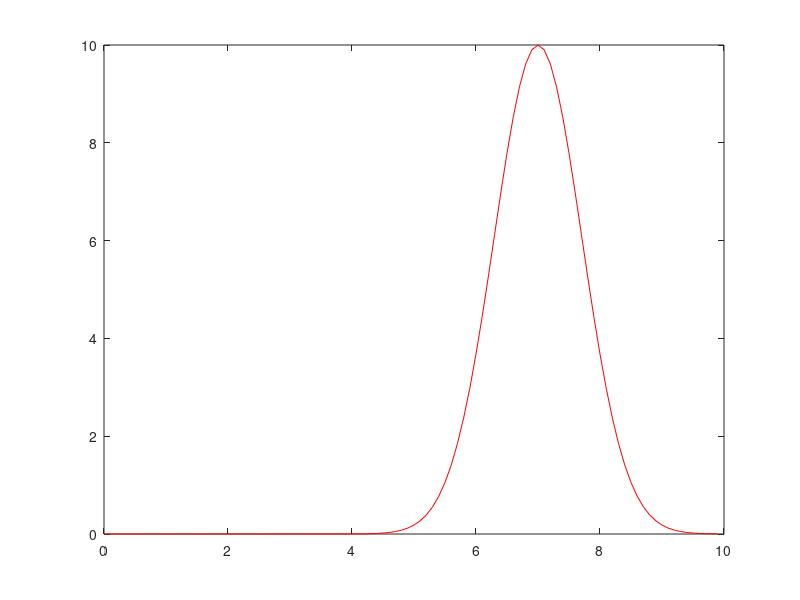
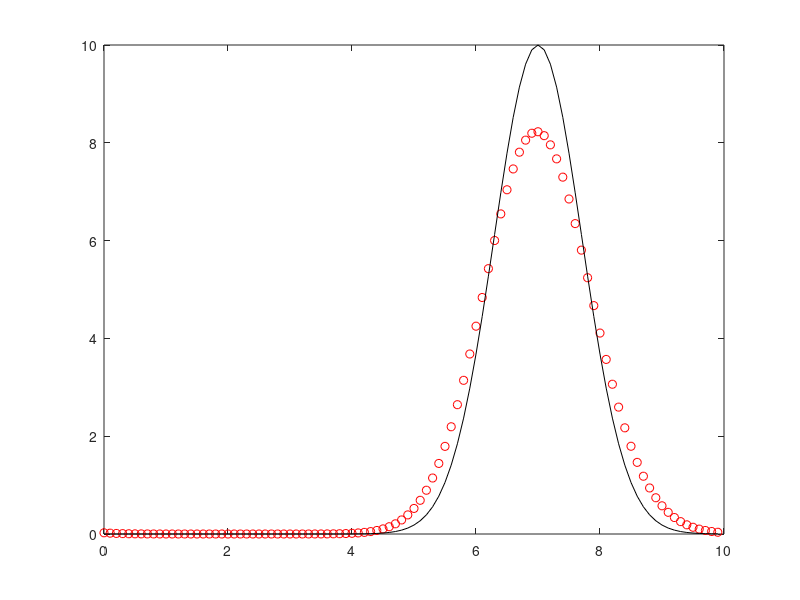
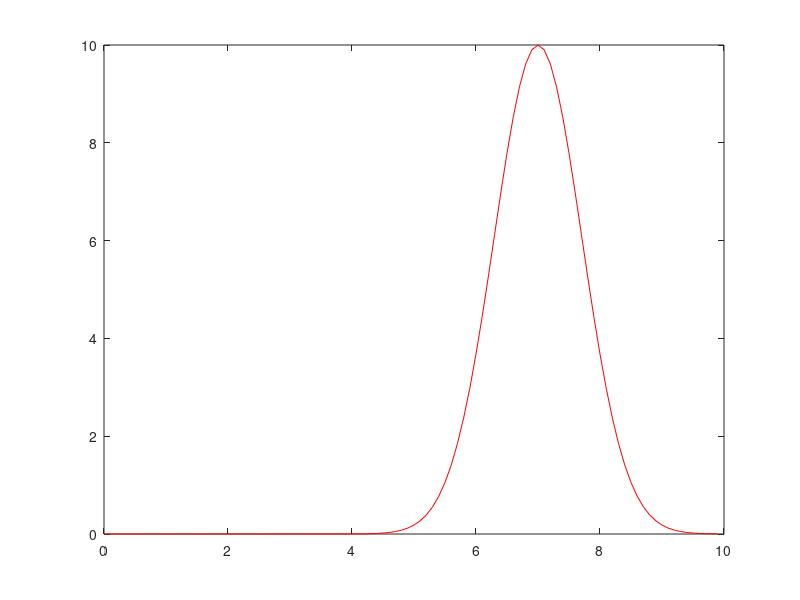
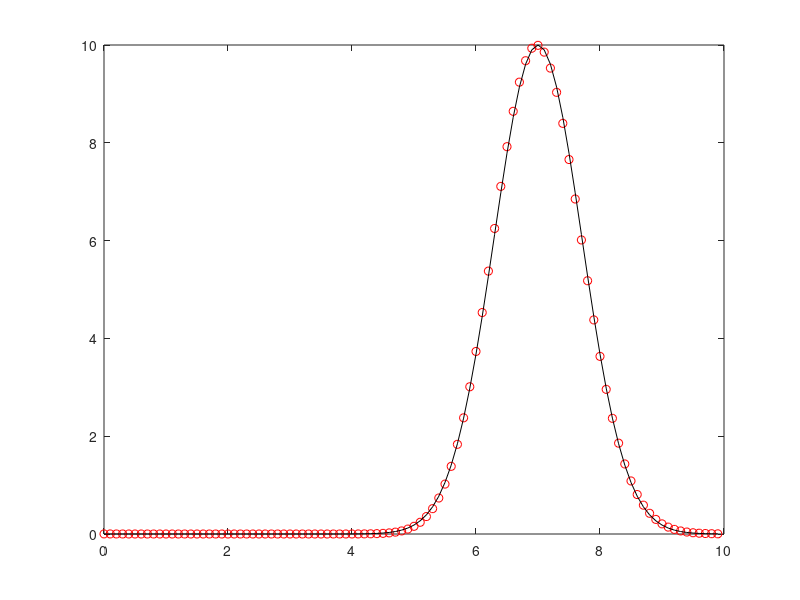

Source code (MATLAB) for these figures, in order:
clear all
close all
clc
format long

%%==============implict upwind=======
disp 'Implicit Upwind'
L=10;
N=100;
dx=L/N;
x=[0:dx:L-dx]';
T=2;
M=100;
% M=50;
% M=10;
dt=T/M;
t=[0:dt:T];
a=1;

c0=@(x) 10*exp(-((x-L/2)./(L/10)).^2);
y=@(x,t) c0(x-a*t);

y_exact=y(x,T);
y0=c0(x);

figure(1)
plot(x,y_exact,'r')

lambda=a*(dt/dx);
A1=(1+lambda)*ones(1,length(x));
A2=(-lambda)*ones(1,length(x)-1);
A=diag(A1)+diag(A2,-1);
A(1,end)=-lambda;
c_old=y0;

for i=1:length(t)-1
    [L U P]=lu(A);
    y=L\(P*c_old);
    c_new=U\y;
    c_old=c_new;
end

figure(2)
plot(x,c_new,'ro',x,y_exact,'k')

rel_err_inf=norm(abs(y_exact-c_new),inf)./norm(abs(y_exact),inf)
rel_err_2=sqrt(dx)*norm(abs(y_exact-c_new))./norm(abs(y_exact))

%%=============crank nicolson============
disp 'crank nicolson'

L=10;
N=100;
dx=L/N;
x=[0:dx:L-dx]';
T=2;
M=100;
% M=50;
% M=10;
dt=T/M;
t=[0:dt:T];
a=1;

c0=@(x) 10*exp(-((x-L/2)./(L/10)).^2);
y=@(x,t) c0(x-a*t);

y_exact=y(x,T);
y0=c0(x);

figure(3)
plot(x,y_exact,'r')

lambda=a*(dt/dx);
A1=ones(1,length(x));
A2=(lambda)/4*ones(1,length(x)-1);
A3=-(lambda)/4*ones(1,length(x)-1);
A_left=diag(A1)+diag(A3,-1)+diag(A2,1);
A_left(1,end)=-(lambda/4);
A_left(end,1)=(lambda/4);
A_right=diag(A1)+diag(A3,1)+diag(A2,-1);
A_right(1,end)=(lambda/4);
A_right(end,1)=-(lambda/4);
c_old=A_right*y0;

for i=1:length(t)-1
    [L U P]=lu(A_left);
    y=L\(P*c_old);
    c_new=U\y;
    c_old=A_right*c_new;
end

figure(4)
plot(x,c_new,'ro',x,y_exact,'k')

rel_err_inf=norm(abs(y_exact-c_new),inf)./norm(abs(y_exact),inf)
rel_err_2=sqrt(dx)*norm(abs(y_exact-c_new))./norm(abs(y_exact))
